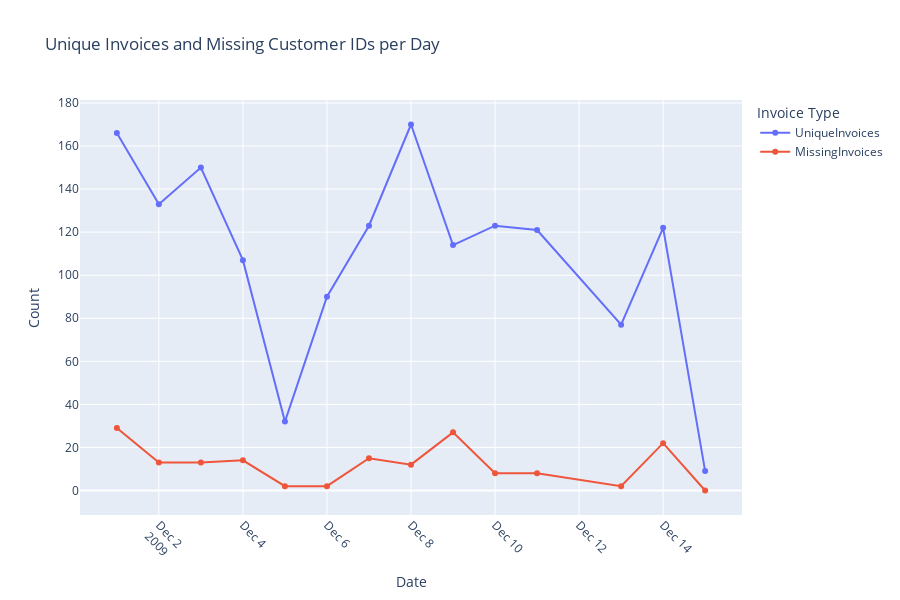

Write notebook code for a chart like this one.
### Code cell
daily_counts = pd.merge(daily_invoice_counts, daily_missing_counts, on='InvoiceDate_Date', how='left').fillna(0)

# Plot the data with Plotly
fig = px.line(
    daily_counts,
    x='InvoiceDate_Date',
    y=['UniqueInvoices', 'MissingInvoices'],
    title="Unique Invoices and Missing Customer IDs per Day",
    labels={'InvoiceDate_Date': 'Date', 'value': 'Count', 'variable': 'Invoice Type'},
    markers=True,  # Add markers to make points more visible
    height=600
)

# Show the plot
fig.update_layout(xaxis_tickangle=45)  # Rotate x-axis labels for better readability
fig.show()

### Figure 1 — Plotly figure (JSON) as saved in the notebook; plotly's stock layout.template omitted (floating-point values rounded to 4 significant figures)
{"data": [{"hovertemplate": "Invoice Type=UniqueInvoices<br>Date=%{x}<br>Count=%{y}<extra></extra>", "legendgroup": "UniqueInvoices", "line": {"color": "#636efa", "dash": "solid"}, "marker": {"symbol": "circle"}, "mode": "lines+markers", "name": "UniqueInvoices", "orientation": "v", "showlegend": true, "type": "scatter", "x": ["2009-12-01", "2009-12-02", "2009-12-03", "2009-12-04", "2009-12-05", "2009-12-06", "2009-12-07", "2009-12-08", "2009-12-09", "2009-12-10", "2009-12-11", "2009-12-13", "2009-12-14", "2009-12-15"], "xaxis": "x", "y": [166, 133, 150, 107, 32, 90, 123, 170, 114, 123, 121, 77, 122, 9], "yaxis": "y"}, {"hovertemplate": "Invoice Type=MissingInvoices<br>Date=%{x}<br>Count=%{y}<extra></extra>", "legendgroup": "MissingInvoices", "line": {"color": "#EF553B", "dash": "solid"}, "marker": {"symbol": "circle"}, "mode": "lines+markers", "name": "MissingInvoices", "orientation": "v", "showlegend": true, "type": "scatter", "x": ["2009-12-01", "2009-12-02", "2009-12-03", "2009-12-04", "2009-12-05", "2009-12-06", "2009-12-07", "2009-12-08", "2009-12-09", "2009-12-10", "2009-12-11", "2009-12-13", "2009-12-14", "2009-12-15"], "xaxis": "x", "y": [29, 13, 13, 14, 2, 2, 15, 12, 27, 8, 8, 2, 22, 0], "yaxis": "y"}], "layout": {"height": 600, "legend": {"title": {"text": "Invoice Type"}, "tracegroupgap": 0}, "title": {"text": "Unique Invoices and Missing Customer IDs per Day"}, "xaxis": {"anchor": "y", "domain": [0, 1], "tickangle": 45, "title": {"text": "Date"}}, "yaxis": {"anchor": "x", "domain": [0, 1], "title": {"text": "Count"}}}}
